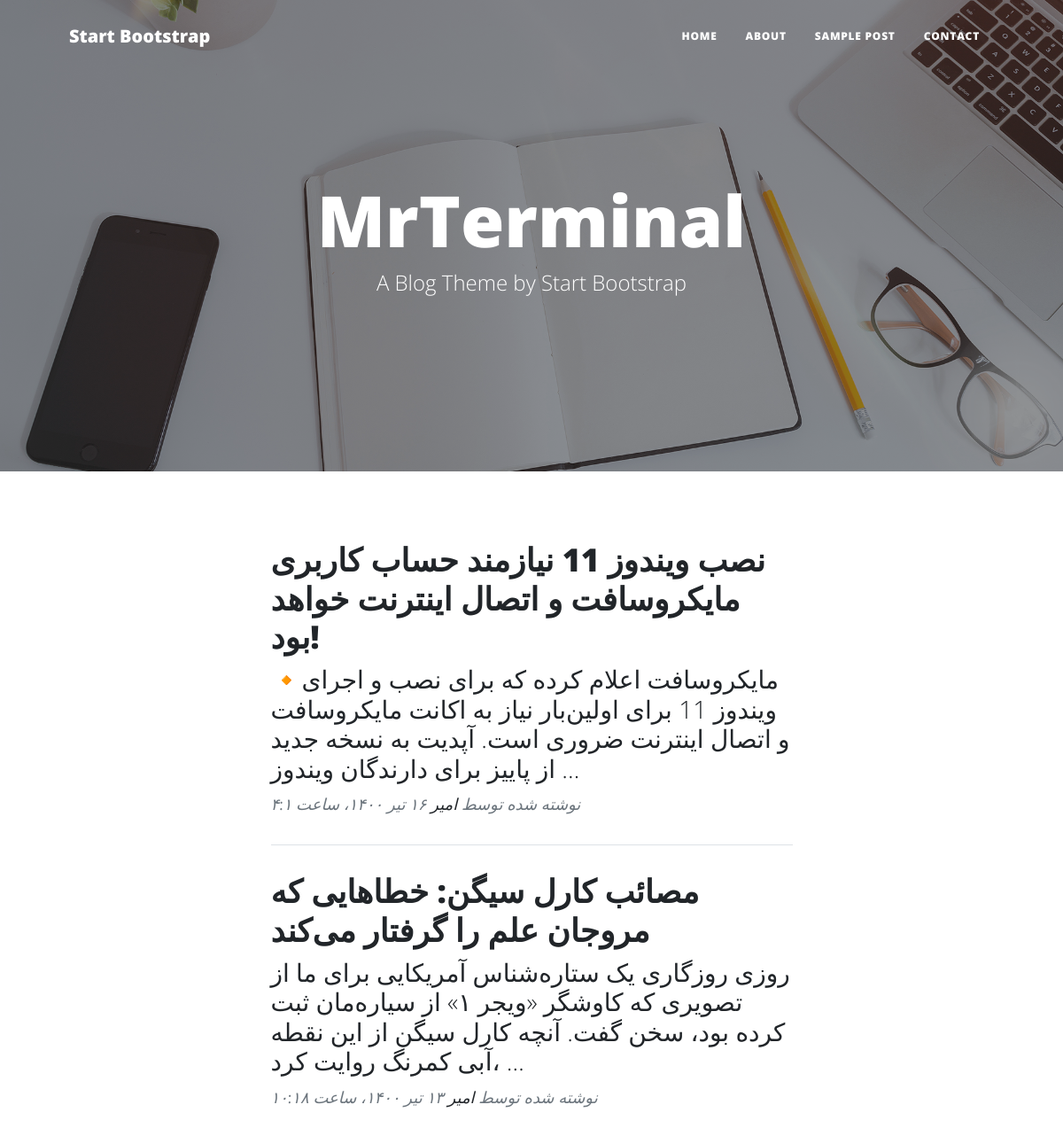
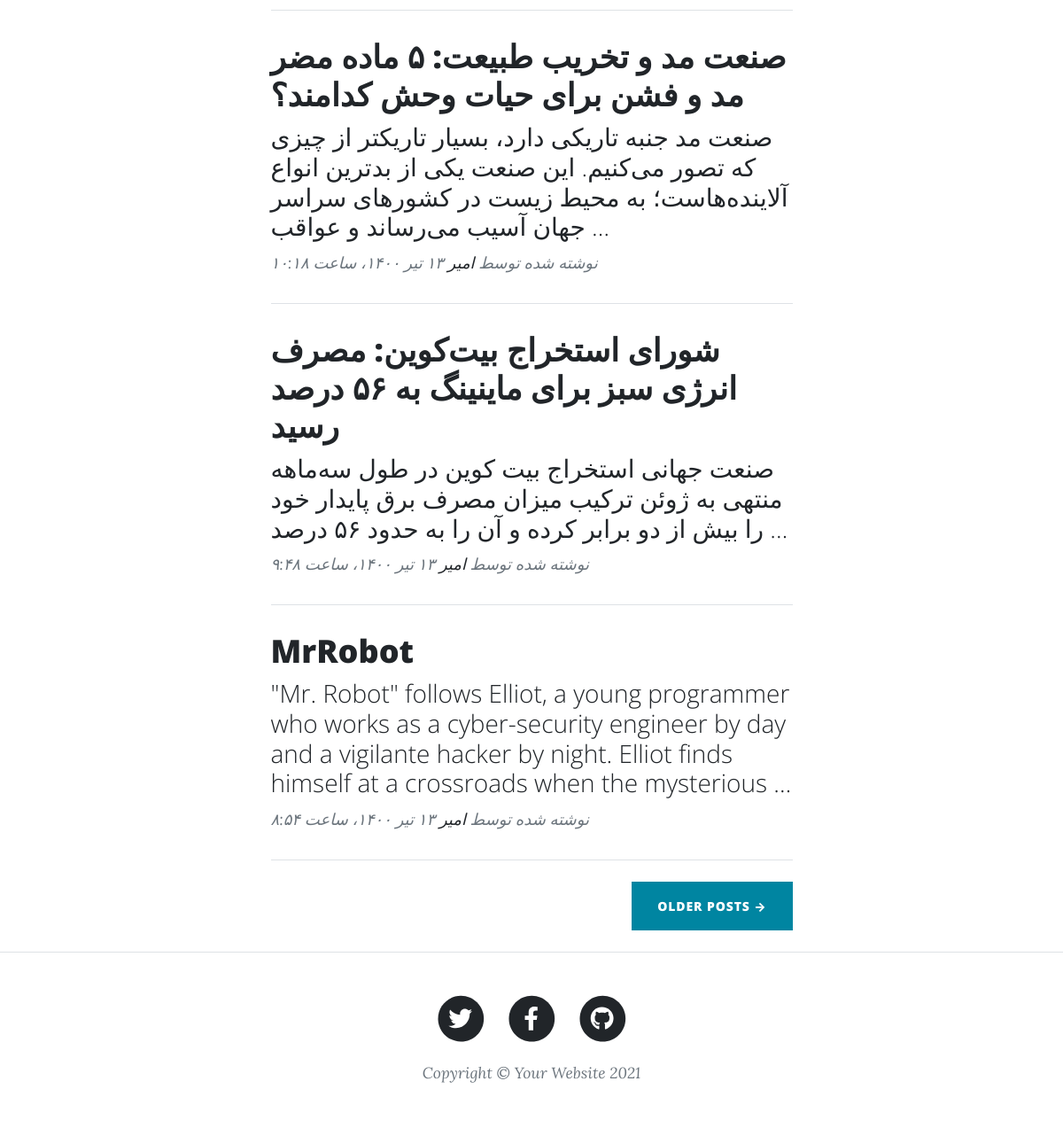
The page / on the database its author committed (2 pictures, top to bottom).
### blog/models.py (models this page shows, shortened)
class Article(models.Model):
	STATUS_CHOICES = (
		('d', 'پیش نویس'),
		('p', 'منتشر شده'),
	)
	title = models.CharField(max_length=200, verbose_name="عنوان مقاله")
	slug = models.SlugField(max_length=100, unique=True, verbose_name="آدرس مقاله")
	description = models.TextField(verbose_name="محتوا")
	thumbnail = models.ImageField(upload_to="image", verbose_name="تصویر مقاله")
	publish = models.DateTimeField(default=timezone.now, verbose_name="زمان انتشار")
	created = models.DateTimeField(auto_now_add=True)
	updated = models.DateTimeField(auto_now=True)
	status = models.CharField(max_length=1, choices= STATUS_CHOICES, verbose_name="وضعیت")
	class Meta:
		verbose_name = "مقاله"
		verbose_name_plural = "مقالات"
	def jpublish(self):
		return jalali_converter(self.publish)
	jpublish.short_description = "زمان انتشار"

### blog/views.py (the view)
# urls.py: path('', home, name = "home"),
def home(request):
	context = {
		"articles": Article.objects.filter(status='p').order_by('-publish')
	}
	return render(request, "blog/home.html", context)

### extensions/jalali.py (called while the page is built)
    def persian_tuple(self):
        return self.persian_year, self.persian_month, self.persian_day

### extensions/utils.py (called while the page is built)
def persian_numbers_converter(mystr):
	numbers = {
		"0": "۰",
		"1": "۱",
		"2": "۲",
		"3": "۳",
		"4": "۴",
		"5": "۵",
		"6": "۶",
		"7": "۷",
		"8": "۸",
		"9": "۹",
	}
	for e, p in numbers.items():
		mystr = mystr.replace(e, p)
	return mystr

def jalali_converter(time):
	jmonth = ["فروردین", "اردیبهشت", "خرداد", "تیر", "مرداد", "شهریور", "مهر", "آبان", "آذر", "دی", "بهمن", "اسفند"]
	time = timezone.localtime(time)
	time_to_str = "{},{},{}".format(time.year, time.month, time.day)
	time_to_tuple = jalali.Gregorian(time_to_str).persian_tuple()
	time_to_list = list(time_to_tuple)
	for index, month in enumerate(jmonth):
		if time_to_list[1] == index + 1:
			time_to_list[1] = month
			break
	output = "{} {} {}، ساعت  {}:{}".format(
		time_to_list[2],
		time_to_list[1],
		time_to_list[0],
		time.hour,
		time.minute,
	)
	return persian_numbers_converter(output)

### blog/templates/blog/home.html
{% extends 'blog/base.html' %}
{% load static %}
{% block main %}
        <header class="masthead" style="background-image: url('{% static "blog/assets/img/home-bg.jpg" %}')">
            <div class="container position-relative px-4 px-lg-5">
                <div class="row gx-4 gx-lg-5 justify-content-center">
                    <div class="col-md-10 col-lg-8 col-xl-7">
                        <div class="site-heading">
                            <h1>MrTerminal</h1>
                            <span class="subheading">A Blog Theme by Start Bootstrap</span>
                        </div>
                    </div>
                </div>
            </div>
        </header>
        <div class="container px-4 px-lg-5">
            <div class="row gx-4 gx-lg-5 justify-content-center">
                <div class="col-md-10 col-lg-8 col-xl-7">
                    {% for article in articles %}
                        <div class="post-preview">
                            <a href="{% url 'blog:detail' article.slug %}">
                                <h2 class="post-title">{{article.title}}</h2>
                                <h3 class="post-subtitle">{{article.description|truncatewords:30}}</h3>
                            </a>
                            <p class="post-meta">
                                نوشته شده توسط
                                <a href="#!">امیر</a>
                                {{article.jpublish}}
                            </p>
                        </div>
                        <hr class="my-4" />
                    {% endfor %}
                    <div class="d-flex justify-content-end mb-4"><a class="btn btn-primary text-uppercase" href="#!">Older Posts →</a></div>
                </div>
            </div>
        </div>
{% endblock %}

### blog/templates/blog/base.html (shortened to what this page needs)
{% load static %}
<!DOCTYPE html>
<html lang="en">
    <head>
        <link href="{% static 'blog/css/styles.css' %}" rel="stylesheet" />
    </head>
    <body>
        <nav class="navbar navbar-expand-lg navbar-light" id="mainNav">
            <div class="container px-4 px-lg-5">
                <a class="navbar-brand" href="index.html">Start Bootstrap</a>
                <div class="collapse navbar-collapse" id="navbarResponsive">
                    <ul class="navbar-nav ms-auto py-4 py-lg-0">
                        <li class="nav-item"><a class="nav-link px-lg-3 py-3 py-lg-4" href="index.html">Home</a></li>
                        <li class="nav-item"><a class="nav-link px-lg-3 py-3 py-lg-4" href="about.html">About</a></li>
                        <li class="nav-item"><a class="nav-link px-lg-3 py-3 py-lg-4" href="post.html">Sample Post</a></li>
                        <li class="nav-item"><a class="nav-link px-lg-3 py-3 py-lg-4" href="contact.html">Contact</a></li>
                    </ul>
                </div>
            </div>
        </nav>
        {% block main %}
        {% endblock %}
        <footer class="border-top">
            <div class="container px-4 px-lg-5">
                <div class="row gx-4 gx-lg-5 justify-content-center">
                    <div class="col-md-10 col-lg-8 col-xl-7">
                        <ul class="list-inline text-center">
                            <li class="list-inline-item">
                                <a href="#!">
                                    <span class="fa-stack fa-lg">
                                        <i class="fas fa-circle fa-stack-2x"></i>
                                        <i class="fab fa-twitter fa-stack-1x fa-inverse"></i>
                                    </span>
                                </a>
                            </li>
                            <li class="list-inline-item">
                                <a href="#!">
                                    <span class="fa-stack fa-lg">
                                        <i class="fas fa-circle fa-stack-2x"></i>
                                        <i class="fab fa-facebook-f fa-stack-1x fa-inverse"></i>
                                    </span>
                                </a>
                            </li>
                            <li class="list-inline-item">
                                <a href="#!">
                                    <span class="fa-stack fa-lg">
                                        <i class="fas fa-circle fa-stack-2x"></i>
                                        <i class="fab fa-github fa-stack-1x fa-inverse"></i>
                                    </span>
                                </a>
                            </li>
                        </ul>
                        <div class="small text-center text-muted fst-italic">Copyright &copy; Your Website 2021</div>
                    </div>
                </div>
            </div>
        </footer>
    </body>
</html>

### rows shown on the page
Article: title "نصب ویندوز 11 نیازمند حساب کاربری مایکروسافت و اتصال اینترنت خواهد بود!", description "🔸مایکروسافت اعلام کرده که برای نصب و اجرای ویندوز 11 برای اولین‌بار نیاز به اکانت مایکروسافت و اتصال اینترنت ضروری است. آپدیت به نسخه جدید از پاییز برای دارندگان ویندوز …", jpublish "۱۶ تیر ۱۴۰۰، ساعت ۴:۱"
Article: title "مصائب کارل سیگن: خطاهایی که مروجان علم را گرفتار می‌کند", description "روزی روزگاری یک ستاره‌شناس آمریکایی برای ما از تصویری که کاوشگر «ویجر ۱» از سیاره‌مان ثبت کرده‌ بود، سخن گفت. آنچه کارل سیگن از این نقطه آبی کمرنگ روایت کرد، …", jpublish "۱۳ تیر ۱۴۰۰، ساعت ۱۰:۱۸"
Article: title "صنعت مد و تخریب طبیعت: ۵ ماده مضر مد و فشن برای حیات وحش کدامند؟", description "صنعت مد جنبه تاریکی دارد، بسیار تاریک­تر از چیزی که تصور می‌کنیم. این صنعت یکی از بدترین انواع آلاینده‌هاست؛ به محیط­ زیست در کشورهای سراسر جهان آسیب می‌رساند و عواقب …", jpublish "۱۳ تیر ۱۴۰۰، ساعت ۱۰:۱۸"
Article: title "شورای استخراج بیت‌کوین: مصرف انرژی سبز برای ماینینگ به ۵۶ درصد رسید", description "صنعت جهانی استخراج بیت کوین در طول سه‌ماهه منتهی به ژوئن ترکیب میزان مصرف برق پایدار خود را بیش از دو برابر کرده و آن را به حدود ۵۶ درصد …", jpublish "۱۳ تیر ۱۴۰۰، ساعت ۹:۴۸"
Article: title "MrRobot", description "\"Mr. Robot\" follows Elliot, a young programmer who works as a cyber-security engineer by day and a vigilante hacker by night. Elliot finds himself at a crossroads when the mysterious …", jpublish "۱۳ تیر ۱۴۰۰، ساعت ۸:۵۴"
